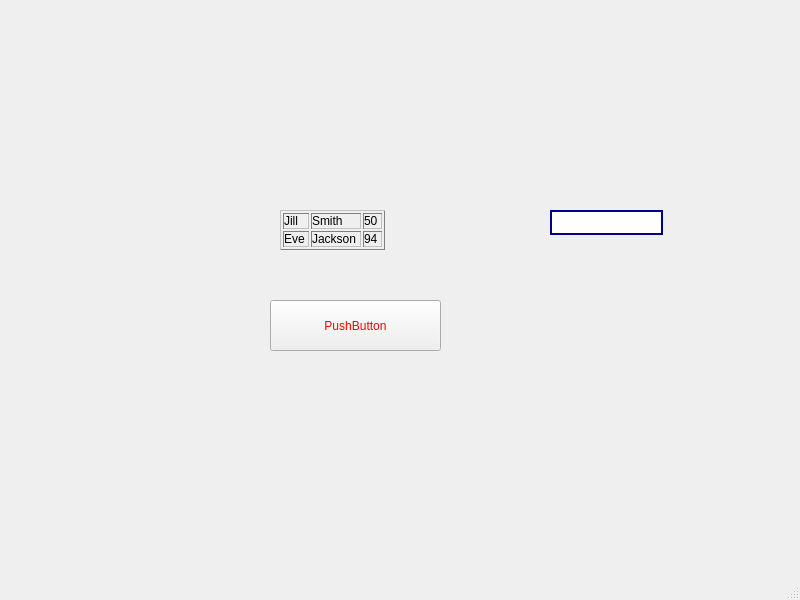
<?xml version="1.0" encoding="UTF-8"?>
<ui version="4.0">
 <class>MainWindow</class>
 <widget class="QMainWindow" name="MainWindow">
  <property name="geometry">
   <rect>
    <x>0</x>
    <y>0</y>
    <width>800</width>
    <height>600</height>
   </rect>
  </property>
  <property name="windowTitle">
   <string>MainWindow</string>
  </property>
  <property name="styleSheet">
   <string notr="true">background-image: url(:/resource/img/Untitled.jpeg);</string>
  </property>
  <widget class="QWidget" name="centralwidget">
   <widget class="QLabel" name="label">
    <property name="geometry">
     <rect>
      <x>280</x>
      <y>190</y>
      <width>151</width>
      <height>81</height>
     </rect>
    </property>
    <property name="text">
     <string>&lt;table border = &quot;1&quot; style = &quot;width: 100%&quot;&gt;
  &lt;tr&gt;
    &lt;td&gt; Jill &lt;/td&gt;
    &lt;td&gt; Smith &lt;/td&gt;
    &lt;td&gt; 50 &lt;/td&gt;
  &lt;/tr&gt;
  &lt;tr&gt;
    &lt;td&gt; Eve &lt;/td&gt;
    &lt;td&gt; Jackson &lt;/td&gt;
    &lt;td&gt; 94 &lt;/td&gt;
  &lt;/tr&gt;
&lt;/table&gt;
  </string>
    </property>
   </widget>
   <widget class="QPushButton" name="pushButton">
    <property name="geometry">
     <rect>
      <x>270</x>
      <y>300</y>
      <width>171</width>
      <height>51</height>
     </rect>
    </property>
    <property name="styleSheet">
     <string notr="true">color:red;
fond: bold italic large;
font-size : 12px;</string>
    </property>
    <property name="text">
     <string>PushButton</string>
    </property>
   </widget>
   <widget class="QLineEdit" name="lineEdit">
    <property name="geometry">
     <rect>
      <x>550</x>
      <y>210</y>
      <width>113</width>
      <height>25</height>
     </rect>
    </property>
    <property name="styleSheet">
     <string notr="true">border-width: 2px;
border-style: solid;
border-color: darkblue;</string>
    </property>
   </widget>
  </widget>
  <widget class="QMenuBar" name="menubar">
   <property name="geometry">
    <rect>
     <x>0</x>
     <y>0</y>
     <width>800</width>
     <height>22</height>
    </rect>
   </property>
  </widget>
  <widget class="QStatusBar" name="statusbar"/>
 </widget>
 <resources/>
 <connections/>
</ui>
